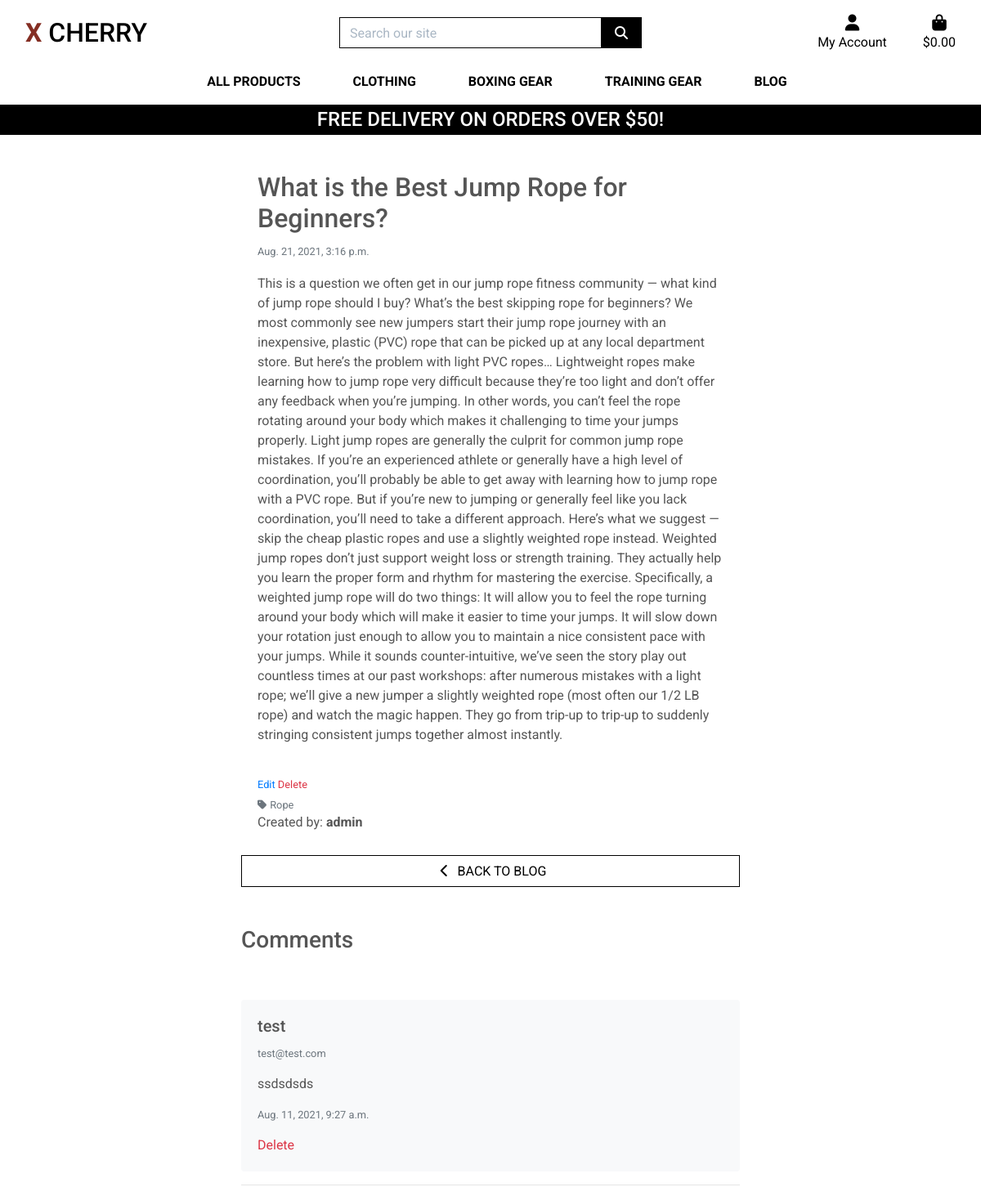
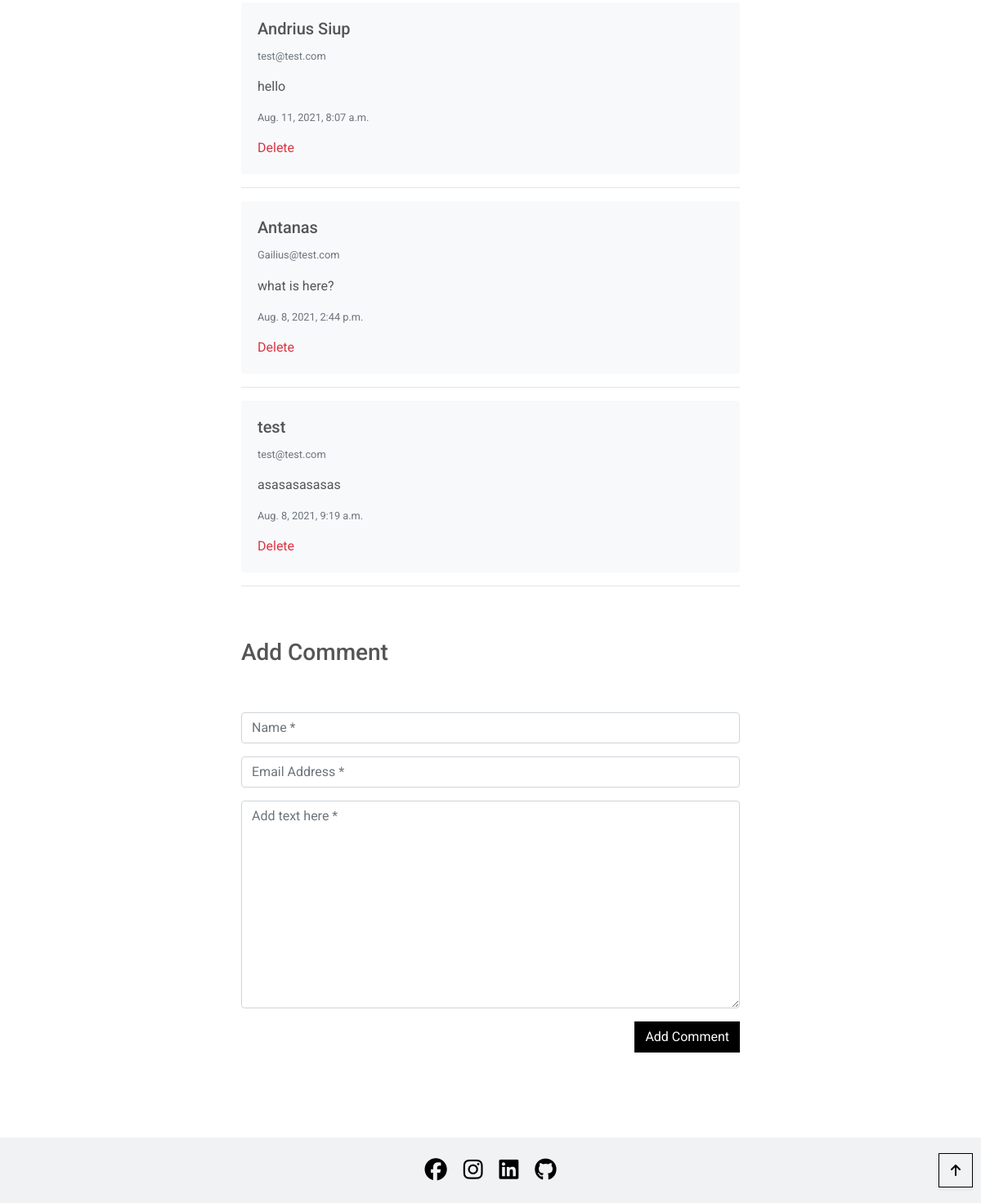
The page /blog/15/ (signed in) on the database its author committed (2 pictures, top to bottom).
### blog/models.py (models this page shows, shortened)
class Post(models.Model):
    category = models.ForeignKey('Category', null=True, blank=False, on_delete=models.SET_NULL)
    title = models.CharField(max_length=254, null=True, blank=False)
    content = models.TextField()
    date = models.DateTimeField(auto_now=True)
    created_by = models.CharField(max_length=25, null=True, blank=False)
    class Meta:
        ordering = ['-date']

class Category(models.Model):
    class Meta:
        verbose_name_plural = 'Categories'
    name = models.CharField(max_length=254)
    friendly_name = models.CharField(max_length=254, null=True, blank=True)
    def __str__(self):
        return self.name

class BlogPostComment(models.Model):
    post = models.ForeignKey(Post, on_delete=models.CASCADE, related_name='comments')
    name = models.CharField(max_length=80)
    email = models.EmailField()
    content = models.TextField()
    date = models.DateTimeField(auto_now=True)
    class Meta:
        ordering = ['-date']

### blog/views.py (the view)
# urls.py: path('<int:post_id>/', views.blog_post_detail, name='blog_post_detail'),
@login_required
def blog_post_detail(request, post_id):
    global post
    post = get_object_or_404(Post, pk=post_id)
    form = BlogPostCommentForm()
    comments = BlogPostComment.objects.filter(post=post)
    template = 'blog/blog-post-detail.html'
    context = {
        'post': post,
        'form': form,
        'comments': comments,
        'template': template,
        'page_title': 'Post Detail',
    }
    return render(request, template, context)

### blog/forms.py
class BlogPostCommentForm(forms.ModelForm):
    class Meta:
        model = BlogPostComment
        fields = ('name', 'email', 'content',)  # '__all__'
    def __init__(self, *args, **kwargs):
        super().__init__(*args, **kwargs)
        placeholders = {
            'name': 'Name',
            'email': 'Email Address',
            'content': 'Add text here',
        }
        for field in self.fields:
            if self.fields[field].required:
                placeholder = f'{placeholders[field]} *'
            else:
                placeholder = placeholders[field]
            self.fields[field].widget.attrs['placeholder'] = placeholder
            self.fields[field].widget.attrs['class'] = 'stripe-style-input'
            self.fields[field].label = False

### bag/contexts.py (called while the page is built, shortened)
def bag_contents(request):
    bag_items = []
    total = 0
    product_count = 0
    bag = request.session.get('bag', {})
    if total < settings.FREE_DELIVERY_THRESHOLD:
        delivery = total * Decimal(settings.STANDARD_DELIVERY_PERCENTAGE/100)
        free_delivery_delta = settings.FREE_DELIVERY_THRESHOLD - total
    else:
        delivery = 0
        free_delivery_delta = 0
    grand_total = delivery + total
    context = {
        'bag_items': bag_items,
        'total': total,
        'product_count': product_count,
        'delivery': delivery,
        'free_delivery_delta': free_delivery_delta,
        'free_delivery_threshold': settings.FREE_DELIVERY_THRESHOLD,
        'grand_total': grand_total,
    }
    return context

### blog/templates/blog/blog-post-detail.html (shortened to what this page needs)
{% extends "base.html" %}
{% load static %}
{% block content %}
    <div class="container post-detail-container">
        <div class="row">
            <div class="col-12 col-md-10 offset-md-1 col-lg-8 offset-lg-2 col-xl-8 offset-xl-2">
                <div class="card h-100 border-0">
                    <div class="card-body">
                        <div class="row">
                            <div class="col-12 post-detail-header">
                                <h2>{{ post.title }}</h2>
                                <p><small class="text-muted">{{ post.date }}</small></p>
                            </div>
                        </div>
                        <div class="row">
                            <div class="col-12">
                                <p>{{ post.content }}</p>
                            </div>
                        </div>
                    </div>
                    <div class="card-footer bg-white pt-0 border-0 text-left">
                        {% if request.user.is_superuser %}
                            <small class="">
                                <a href="{% url 'edit_blog_post' post.id %}">Edit</a>
                                <a class="text-danger" href="{% url 'delete_blog_post' post.id %}">Delete</a>
                            </small>
                        {% endif %}
                        {% if post.category %}
                            <p class="small mt-1 mb-0">
                                <a href="{% url 'posts' %}?category={{ post.category.name }}" class="text-muted">
                                    <i class="fas fa-tag mr-1"></i>{{ post.category.friendly_name }}
                                </a>
                            </p>
                        {% endif %}
                        <p>Created by: <strong>{{ post.created_by }}</strong></p>
                    </div>
                    <a href="{% url 'posts' %}" class="btn btn-outline-black rounded-0">
                        <span class="icon">
                            <i class="fas fa-chevron-left"></i>
                        </span>
                        <span class="text-uppercase">Back to Blog</span>
                    </a>
                </div>
            </div>
        </div>
        <div class="row">
            <div class="col-12 col-md-10 offset-md-1 col-lg-8 offset-lg-2 col-xl-8 offset-xl-2">
                <h3 class="mt-5">Comments</h3>
            </div>
        </div>
        <div class="row">
            <div class="col-12 col-md-10 offset-md-1 col-lg-8 offset-lg-2 col-xl-8 offset-xl-2 mt-5">
                {% if comments %}
                    {% for comment in comments %}
                        <div class="card border-0 bg-light">
                            <div class="card-body">
                                <h5 class="card-title">{{ comment.name }}</h5>
                                <p class="text-muted small">{{ comment.email }}</p>
                                <p class="card-text">{{ comment.content }}</p>
                                <p class="text-muted small">{{ comment.date }}</p>
                                {% if request.user.is_superuser %}
                                <a class="text-danger" href="{% url 'delete_post_comment' comment.id %}">Delete</a>
                                {% endif %}
                            </div>
                        </div>
                        <hr>
                    {% endfor %}
                {% else %}
                    <p class="text-muted pl-3">No comments</p>
                {% endif %}
            </div>
        </div>
        <div class="row">
            <div class="col-12 col-md-10 offset-md-1 col-lg-8 offset-lg-2 col-xl-8 offset-xl-2">
                <h3 class="mt-5">Add Comment</h3>
            </div>
        </div>
        <div class="row">
            <div class="col-12 col-md-10 offset-md-1 col-lg-8 offset-lg-2 col-xl-8 offset-xl-2 mt-5 mb-5">
                <form method="POST" action="{% url 'add_post_comment' post.id %}" class="form mb-2" enctype="multipart/form-data">
                    {{ form | crispy }}
                    <div class="text-right add-comment-btn">
                        <button class="btn btn-black rounded-0" type="submit">Add Comment</button>
                    </div>
                </form>
            </div>
        </div>
    </div>
    <div class="btt-button shadow-sm rounded-0 border border-black">
        <a class="btt-link d-flex h-100">
            <i class="fas fa-arrow-up text-black mx-auto my-auto"></i>
        </a>
    </div>
{% endblock %}

### static/css/base.css (style rules this page uses)
html { height: 100%; }
body { background: url('/media/homepage-hero-img.jpg') no-repeat center center fixed; background-size: cover; height: calc(100vh - 164px); color: #555; font-family: 'Roboto', sans-serif; }
.icon { align-items: center; display: inline-flex; justify-content: center; height: 1.5rem; width: 1.5rem; }
.btn-black { background: black; color: white; }
.btn-outline-black { background: white; color: black !important; border: 1px solid black; }
.text-black { color: #000 !important; }
.border-black { border: 1px solid black !important; }
.btt-button { height: 42px; width: 42px; position: fixed; bottom: 10px; right: 10px; margin-bottom: 9px; }
.btt-link, .update-link, .remove-item { cursor: pointer; }
.post-detail-container { margin-top: 120px; }
@media (min-width: 1200px) { .container { max-width: 80%; } }
@media (min-width: 992px) { .post-detail-container { margin-top: 160px; } }
@media (min-width: 992px) { .post-detail-header h2 { margin-top: 30px; } }

### rows shown on the page
Post: title "What is the Best Jump Rope for Beginners?", date "Aug. 21, 2021, 3:16 p.m.", content "This is a question we often get in our jump rope fitness community — what kind of jump rope should I buy? What’s the best skipping rope for beginners? We most commonly see new jumpers start their jump rope journey with an inexpensive, plastic (PVC) rope that can be picked up at any local department store. But here’s the problem with light PVC ropes… Lightweight ropes make learning how to jump rope very difficult because they’re too light and don’t offer any feedback when you’re jumping. In other words, you can’t feel the rope rotating around your body which makes it challenging to time your jumps properly. Light jump ropes are generally the culprit for common jump rope mistakes. If you’re…", category.friendly_name "Rope", created_by "admin"
BlogPostComment: name "test", email "test@test.com", content "ssdsdsds", date "Aug. 11, 2021, 9:27 a.m."
BlogPostComment: name "Andrius Siup", email "test@test.com", content "hello", date "Aug. 11, 2021, 8:07 a.m."
BlogPostComment: name "Antanas", email "Gailius@test.com", content "what is here?", date "Aug. 8, 2021, 2:44 p.m."
BlogPostComment: name "test", email "test@test.com", content "asasasasasas", date "Aug. 8, 2021, 9:19 a.m."

### other values the page prints
{{ free_delivery_threshold }} "50"
